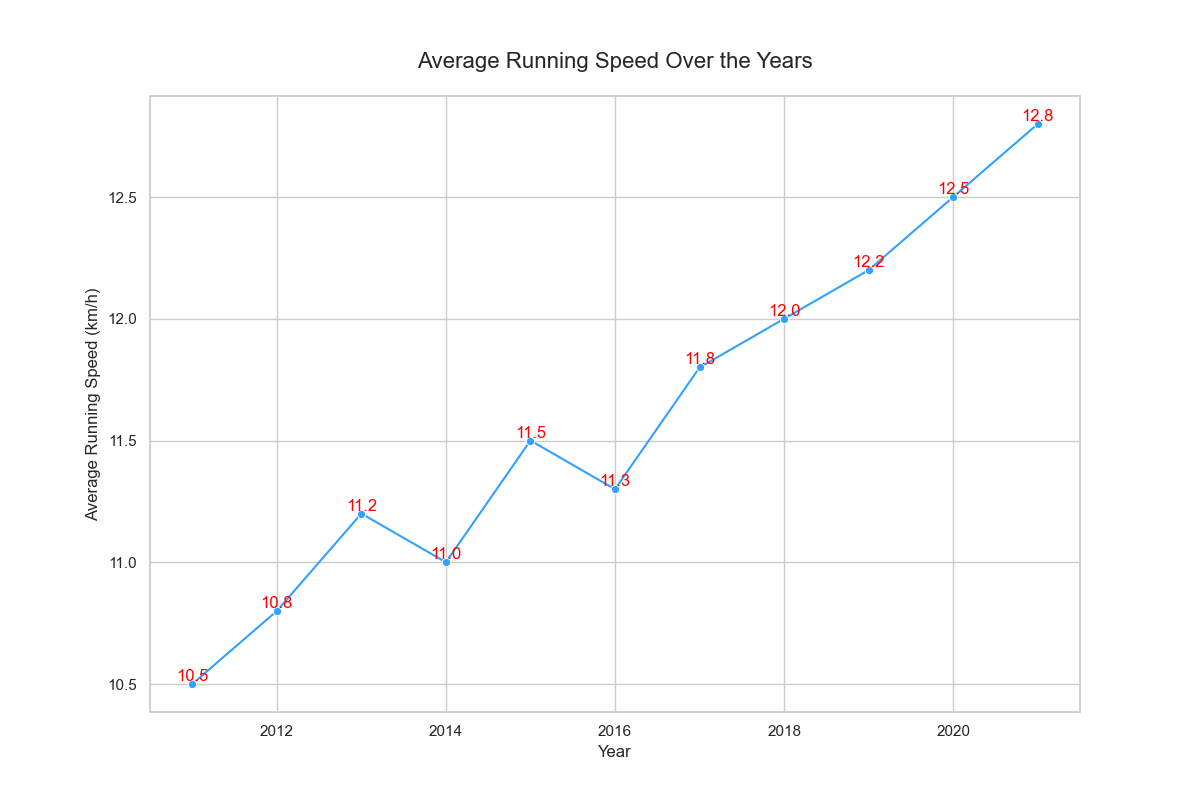

Write the Python code that produced this figure.

import pandas as pd
import seaborn as sns
import matplotlib.pyplot as plt

data = {
    'Year': [2011, 2012, 2013, 2014, 2015, 2016, 2017, 2018, 2019, 2020, 2021],
    'Average Running Speed (km/h)': [10.5, 10.8, 11.2, 11.0, 11.5, 11.3, 11.8, 12.0, 12.2, 12.5, 12.8]
}
df = pd.DataFrame(data)

f, ax = plt.subplots(figsize=(12, 8))

sns.lineplot(x="Year", y="Average Running Speed (km/h)", data=df, color="#33A1FF", marker='o')

ax.set_title('Average Running Speed Over the Years', fontsize=16, pad=20)
ax.set_xlabel('Year', fontsize=12)
ax.set_ylabel('Average Running Speed (km/h)', fontsize=12)

for x, y in zip(df['Year'], df['Average Running Speed (km/h)']):
    ax.text(x, y, y, color="red", ha="center", va="bottom")

plt.show()
